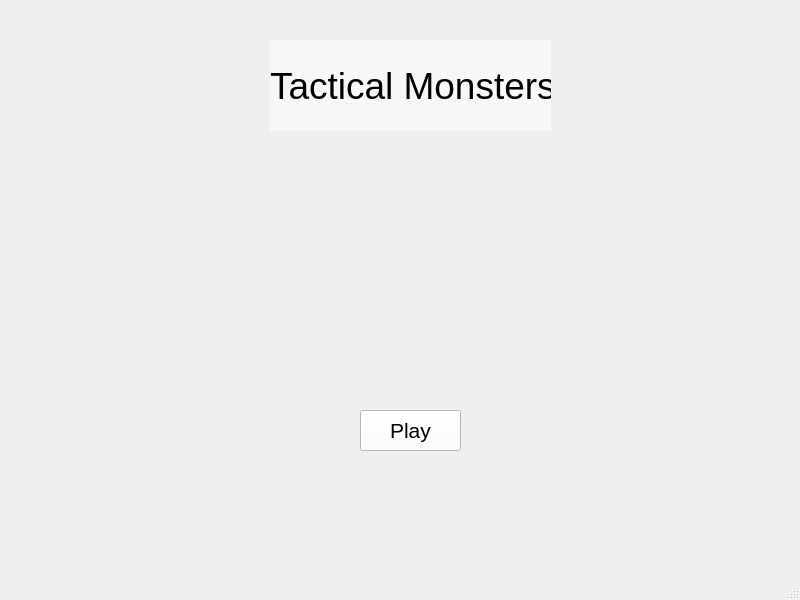
<?xml version="1.0" encoding="UTF-8"?>
<ui version="4.0">
 <class>welcome_page</class>
 <widget class="QMainWindow" name="welcome_page">
  <property name="geometry">
   <rect>
    <x>0</x>
    <y>0</y>
    <width>800</width>
    <height>600</height>
   </rect>
  </property>
  <property name="windowTitle">
   <string>welcome_page</string>
  </property>
  <widget class="QWidget" name="centralwidget">
   <widget class="QLabel" name="title_label">
    <property name="geometry">
     <rect>
      <x>270</x>
      <y>40</y>
      <width>281</width>
      <height>91</height>
     </rect>
    </property>
    <property name="font">
     <font>
      <pointsize>28</pointsize>
     </font>
    </property>
    <property name="toolTip">
     <string>&lt;html&gt;&lt;head/&gt;&lt;body&gt;&lt;p align=&quot;center&quot;&gt;&lt;br/&gt;Tactical Monsters&lt;/p&gt;&lt;/body&gt;&lt;/html&gt;</string>
    </property>
    <property name="styleSheet">
     <string notr="true">color: rgb(0, 0, 0);
background-color: rgba(255, 255, 255, 120);</string>
    </property>
    <property name="text">
     <string>Tactical Monsters</string>
    </property>
   </widget>
   <widget class="QPushButton" name="play_pushButton">
    <property name="geometry">
     <rect>
      <x>360</x>
      <y>410</y>
      <width>101</width>
      <height>41</height>
     </rect>
    </property>
    <property name="font">
     <font>
      <pointsize>16</pointsize>
     </font>
    </property>
    <property name="styleSheet">
     <string notr="true">color: rgb(0, 0, 0);
background-color: rgb(255, 255, 255);</string>
    </property>
    <property name="text">
     <string>Play</string>
    </property>
   </widget>
   <widget class="QLabel" name="label">
    <property name="geometry">
     <rect>
      <x>0</x>
      <y>10</y>
      <width>811</width>
      <height>651</height>
     </rect>
    </property>
    <property name="styleSheet">
     <string notr="true">background-image: url(:/new/prefix1/background/ChatGPT Image Apr 25, 2025, 09_43_47 PM.jpg);</string>
    </property>
    <property name="text">
     <string/>
    </property>
   </widget>
   <zorder>label</zorder>
   <zorder>title_label</zorder>
   <zorder>play_pushButton</zorder>
  </widget>
  <widget class="QMenuBar" name="menubar">
   <property name="geometry">
    <rect>
     <x>0</x>
     <y>0</y>
     <width>800</width>
     <height>17</height>
    </rect>
   </property>
  </widget>
  <widget class="QStatusBar" name="statusbar"/>
 </widget>
 <resources/>
 <connections/>
</ui>
